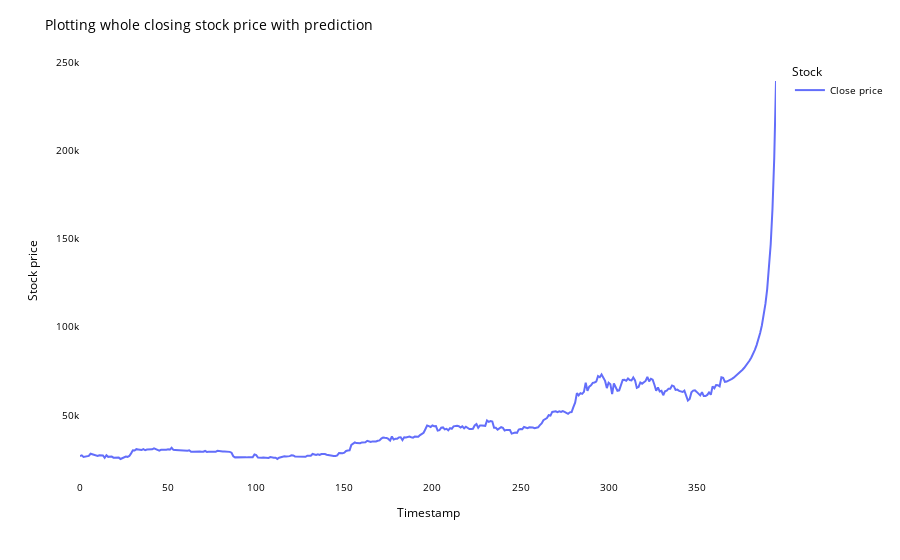

Notebook code for this chart:
### Markdown cell above
#### Closing Stock Price with Next 30 Days Period of Prediction

### Code cell
lstmdf=data.tolist()
lstmdf.extend((np.array(lst_output).reshape(-1,1)).tolist())
lstmdf=scaler.inverse_transform(lstmdf).reshape(1,-1).tolist()[0]

names = cycle(['Close price'])

fig = px.line(lstmdf,labels={'value': 'Stock price','index': 'Timestamp'})
fig.update_layout(title_text='Plotting whole closing stock price with prediction',
                  plot_bgcolor='white', font_size=10, font_color='black',legend_title_text='Stock')

fig.for_each_trace(lambda t:  t.update(name = next(names)))

fig.update_xaxes(showgrid=False)
fig.update_yaxes(showgrid=False)
fig.show()

### Figure 1 — Plotly figure (JSON) as saved in the notebook; plotly's stock layout.template omitted (floating-point values rounded to 4 significant figures; data arrays with more than 128 entries replaced by an {"elided": "..."} marker saying what was removed)
{"data": [{"hovertemplate": "variable=0<br>Timestamp=%{x}<br>Stock price=%{y}<extra></extra>", "legendgroup": "0", "line": {"color": "#636efa", "dash": "solid"}, "marker": {"symbol": "circle"}, "mode": "lines", "name": "Close price", "orientation": "v", "showlegend": true, "type": "scatter", "x": {"elided": "396 int values"}, "xaxis": "x", "y": {"elided": "396 float values"}, "yaxis": "y"}], "layout": {"autosize": true, "font": {"color": "black", "size": 10}, "legend": {"title": {"text": "Stock"}, "tracegroupgap": 0}, "margin": {"t": 60}, "plot_bgcolor": "white", "title": {"text": "Plotting whole closing stock price with prediction"}, "xaxis": {"anchor": "y", "autorange": true, "domain": [0, 1], "range": [0, 395], "showgrid": false, "title": {"text": "Timestamp"}, "type": "linear"}, "yaxis": {"anchor": "x", "autorange": true, "domain": [0, 1], "range": [13220.0, 251300.0], "showgrid": false, "title": {"text": "Stock price"}, "type": "linear"}}}
